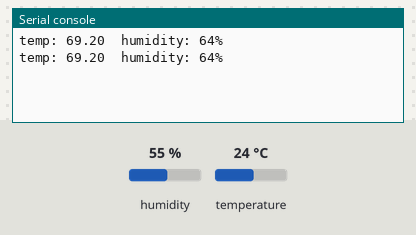
Bench run of a program on a simulated MicroPython board. Shown: the last lines printed to the serial console. Inputs (shaded band) come from the test bench; at power-on: humidity 55 %, temperature 24 °C.

Above: at 1.2 s.
1.3 s: humidity set to 22 %
At 2.6 s:
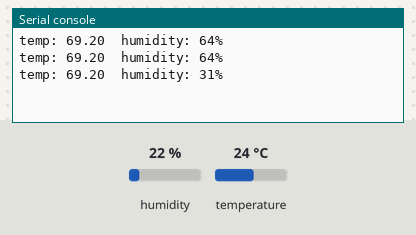
2.8 s: temperature set to 12 °C
At 3.9 s:
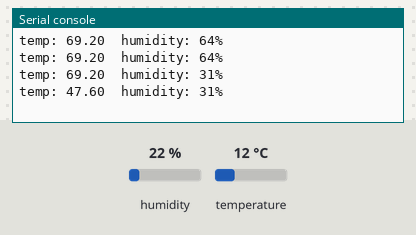
4.3 s: humidity set to 40 %
At 6.0 s:
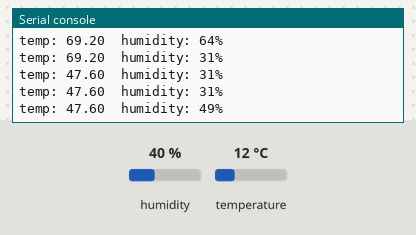
Timing chart, 0 to 7.5 s (numbered marks = the images above; inputs shaded):
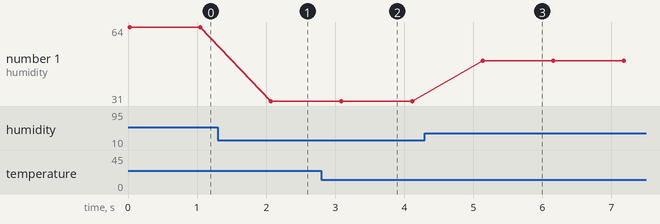

The program:

temp_humidity.py
```python
from machine import Pin
import dht, time

dht11 = dht.DHT11(Pin(2))
CONST_DIFF_TEMP = 77-71
CONST_DIFF_HUMIDITY = 52 - 61

def get_temp_humidity(dhtpin: dht):
    """
    This gets the temperature and humidity from the dht11.


    Args:
        dhtpin (dht): Any dht object you set the input (middle pin) of
        the dht11 to, needs to be a certain pin in the syntax of
        'dht.DHT11(Pin(your pin here))'

    Returns:
        array: a two element array, first element containing the temperature
        in Farenheit, and second element containing the humidity in percentage
    """
    dhtpin.measure()
    temp_C = dhtpin.temperature()
    humidity = dhtpin.humidity() - CONST_DIFF_HUMIDITY
    temp_F = temp_C * 9/5 + 32 - CONST_DIFF_TEMP

    temp_humidity_arr = [temp_F, humidity]

    return temp_humidity_arr

while True:
    temp_humidity_arr = get_temp_humidity(dht11)
    print(f"temp: {temp_humidity_arr[0]:.02f}\thumidity: {temp_humidity_arr[1]}%")
    time.sleep(1)
```

Measured:
- after the input at 1.3 s, the serial console: prints a new line after 0.77 s (image 1)
- after the input at 2.8 s, the serial console: prints a new line after 0.29 s (image 2)
- after the input at 4.3 s, the serial console: prints a new line after 0.84 s (image 3)
- plotted number 1: 64 → 31 after the input at 1.3 s, 31 → 49 after the input at 4.3 s
